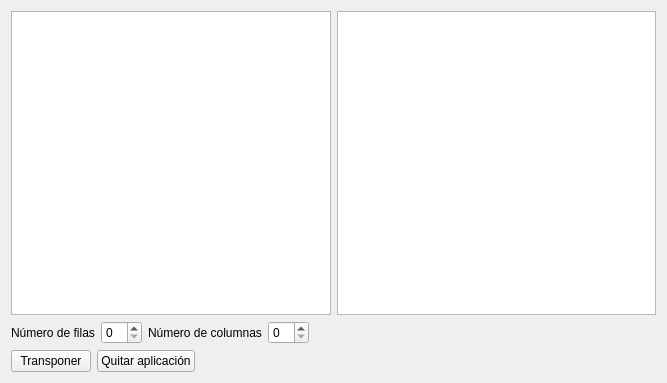
<?xml version="1.0" encoding="UTF-8"?>
<ui version="4.0">
 <class>Widget</class>
 <widget class="QWidget" name="Widget">
  <property name="geometry">
   <rect>
    <x>0</x>
    <y>0</y>
    <width>667</width>
    <height>383</height>
   </rect>
  </property>
  <property name="windowTitle">
   <string>Widget</string>
  </property>
  <layout class="QVBoxLayout" name="verticalLayout">
   <item>
    <layout class="QHBoxLayout" name="horizontalLayout_4">
     <item>
      <widget class="QTableView" name="tableView"/>
     </item>
     <item>
      <widget class="QTableView" name="tableViewT"/>
     </item>
    </layout>
   </item>
   <item>
    <layout class="QHBoxLayout" name="horizontalLayout_3">
     <item>
      <layout class="QHBoxLayout" name="horizontalLayout_2">
       <item>
        <layout class="QFormLayout" name="formLayout_2">
         <item row="0" column="0">
          <widget class="QLabel" name="label">
           <property name="text">
            <string>Número de filas</string>
           </property>
          </widget>
         </item>
         <item row="0" column="1">
          <widget class="QSpinBox" name="numeroDeFilasSpinBox"/>
         </item>
        </layout>
       </item>
       <item>
        <layout class="QFormLayout" name="formLayout">
         <item row="0" column="0">
          <widget class="QLabel" name="label_2">
           <property name="text">
            <string>Número de columnas</string>
           </property>
          </widget>
         </item>
         <item row="0" column="1">
          <widget class="QSpinBox" name="numeroDeColumnasSpinBox"/>
         </item>
        </layout>
       </item>
      </layout>
     </item>
     <item>
      <spacer name="horizontalSpacer_2">
       <property name="orientation">
        <enum>Qt::Horizontal</enum>
       </property>
       <property name="sizeHint" stdset="0">
        <size>
         <width>40</width>
         <height>20</height>
        </size>
       </property>
      </spacer>
     </item>
    </layout>
   </item>
   <item>
    <layout class="QHBoxLayout" name="horizontalLayout">
     <item>
      <widget class="QPushButton" name="transponerPushButton">
       <property name="text">
        <string>Transponer</string>
       </property>
      </widget>
     </item>
     <item>
      <widget class="QPushButton" name="quitarAplicacionPushButton">
       <property name="text">
        <string>Quitar aplicación</string>
       </property>
      </widget>
     </item>
     <item>
      <spacer name="horizontalSpacer">
       <property name="orientation">
        <enum>Qt::Horizontal</enum>
       </property>
       <property name="sizeHint" stdset="0">
        <size>
         <width>40</width>
         <height>20</height>
        </size>
       </property>
      </spacer>
     </item>
    </layout>
   </item>
  </layout>
 </widget>
 <layoutdefault spacing="6" margin="11"/>
 <resources/>
 <connections/>
</ui>
